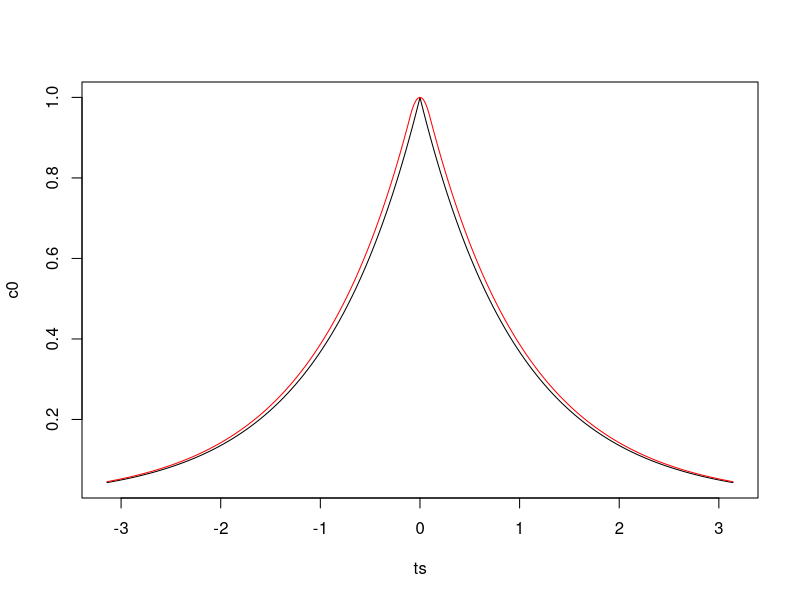
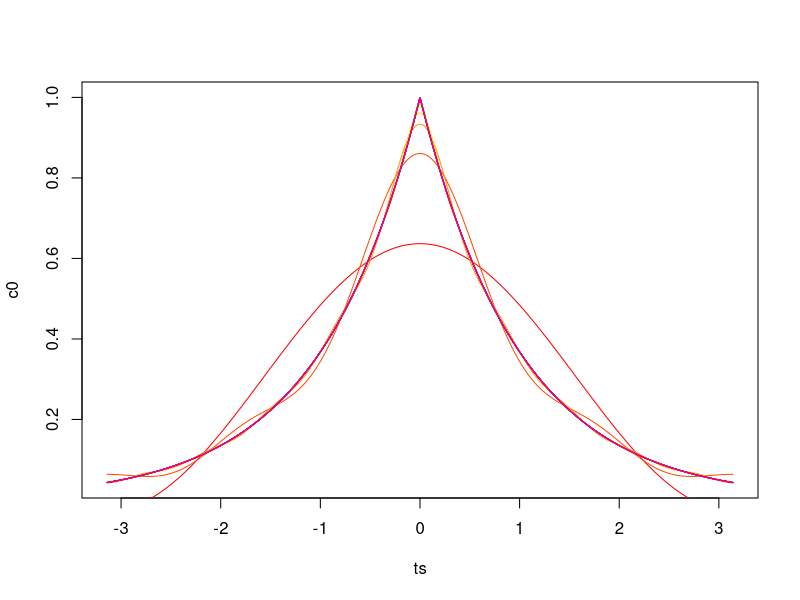
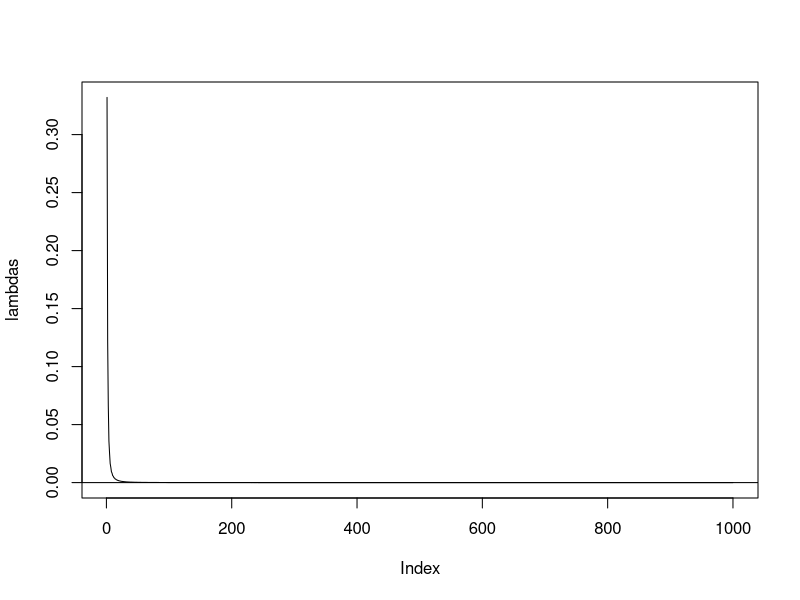
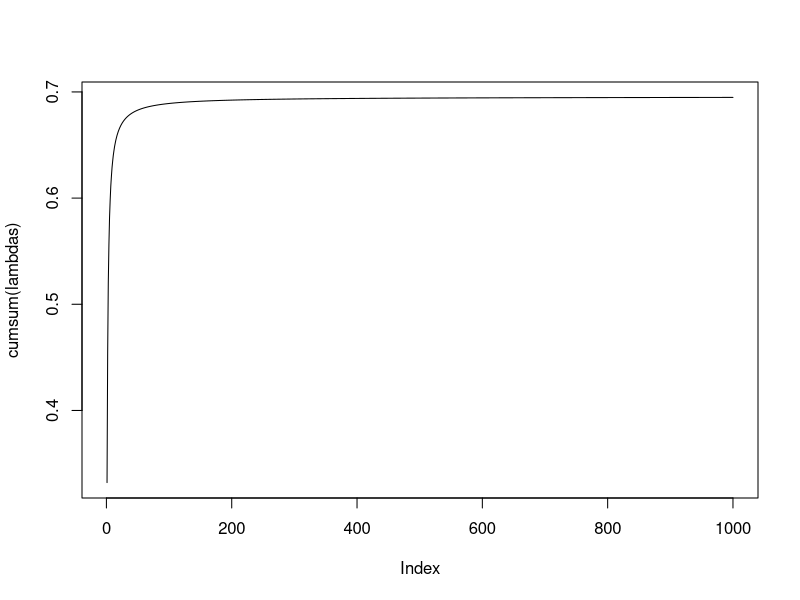
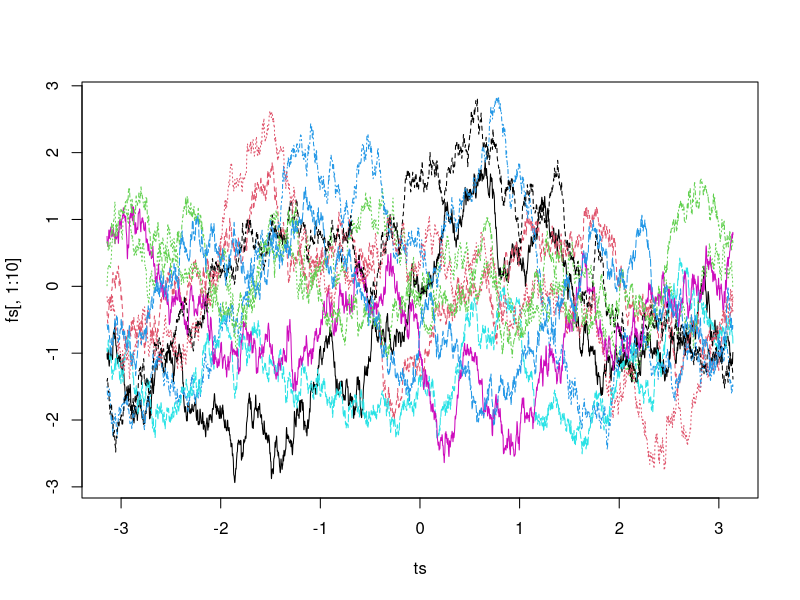
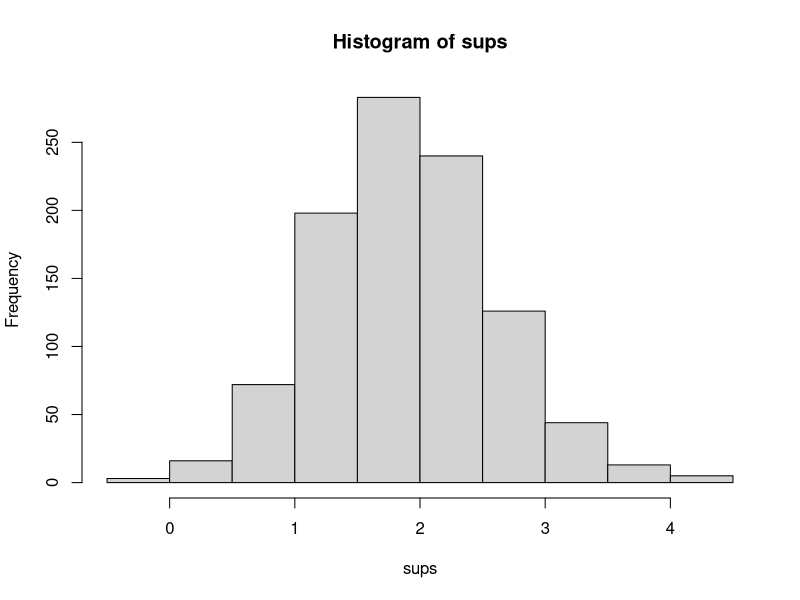
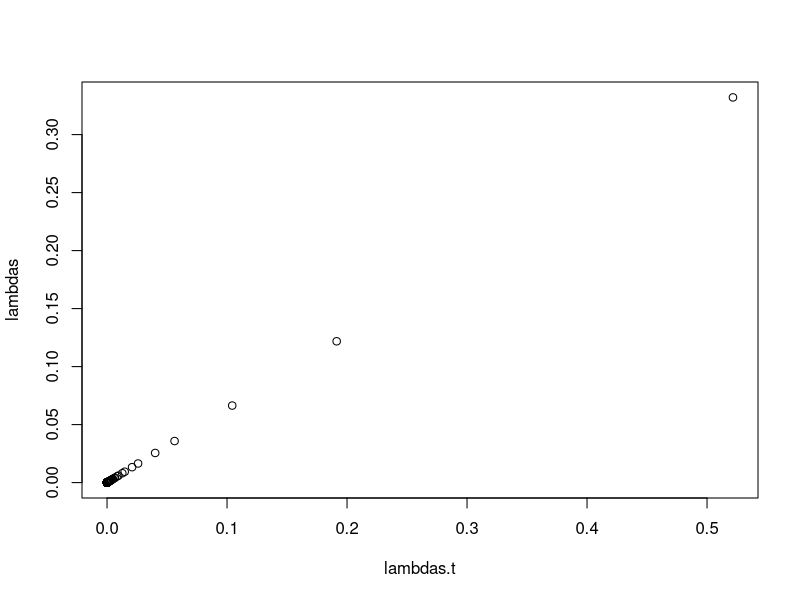
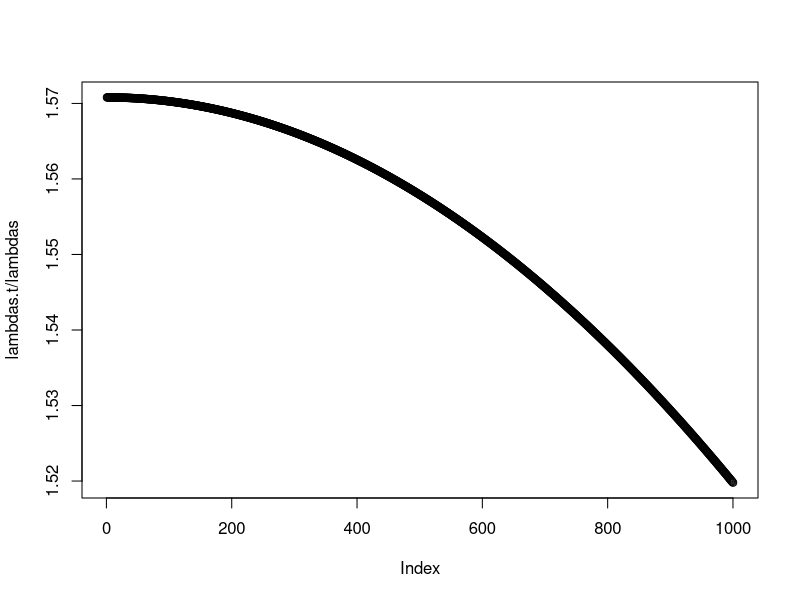

Here is the R script that generated these plots, in order:
# Behavior of sup f_t with C(s,t) = e^-(kappa (s-t))^p as kappa to infty

# verify the eigendecomposition
# Huber loss

# approximates e^-kappa d(s-t)
# with e^(kappa/2r * t^2) for t< r
#      e^(kappa*t - kappa*r/2) for t > r
rad.hub = 0.1
kappa = 1
nlam = 1000
lambdas = numeric(nlam)
intres = 10000
ts = 2*pi*(1:intres)/intres - pi
reflts = abs(ts)
c0 = exp(-kappa*reflts)
c1 = exp(-ifelse(reflts <= rad.hub,
  (kappa/2/rad.hub)*reflts^2, kappa*reflts-kappa*rad.hub/2))
plot(ts,c0,type='l'); lines(ts,c1,col='red')
cprox = matrix(0,length(ts),nlam)
#plot(ts,c0,type="l")
#plot(ts,cos(5*ts),type='l')

for (ii in 1:nlam) {
  ll= 2*sum(cos(ii*ts)*c0)/intres
  lambdas[ii] = ll
  cprox[,ii] = ll * cos(ii*ts)
}
cprox2 = t(apply(cprox,1,cumsum))

dim(cprox2)
plot(ts,c0,type="l")
for (ii in 1:20) {
  lines(ts,cprox2[,ii^2]+mean(c0),col=rainbow(20)[ii])
}

lambdas
plot(lambdas,type='l'); abline(0,0)
plot(cumsum(lambdas),type="l")
#plot(log(10*ts))
#plot(1/lambdas)
#plot(log(lambdas))

a = t(t(ts)) %x% t(rep(0:nlam))
mat = cbind(cos(a),sin(a))
mat = t(t(mat)*sqrt(rep(c(mean(c0),lambdas),2)))
nrep = 1000

z = matrix(rnorm(2*nrep*(nlam+1)),2*(nlam+1),nrep)
fs = mat %*% z
matplot(ts,fs[,1:10],type="l")
sups = apply(fs,2,max)
hist(sups)

lambdas.t = 0*lambdas
for (ii in 1:nlam) {
  temp = -kappa + ii*(1i)
  lambdas.t[ii] = Re((exp(pi*temp)-1)/temp)
}
plot(lambdas.t,lambdas)
plot(lambdas.t/lambdas)
